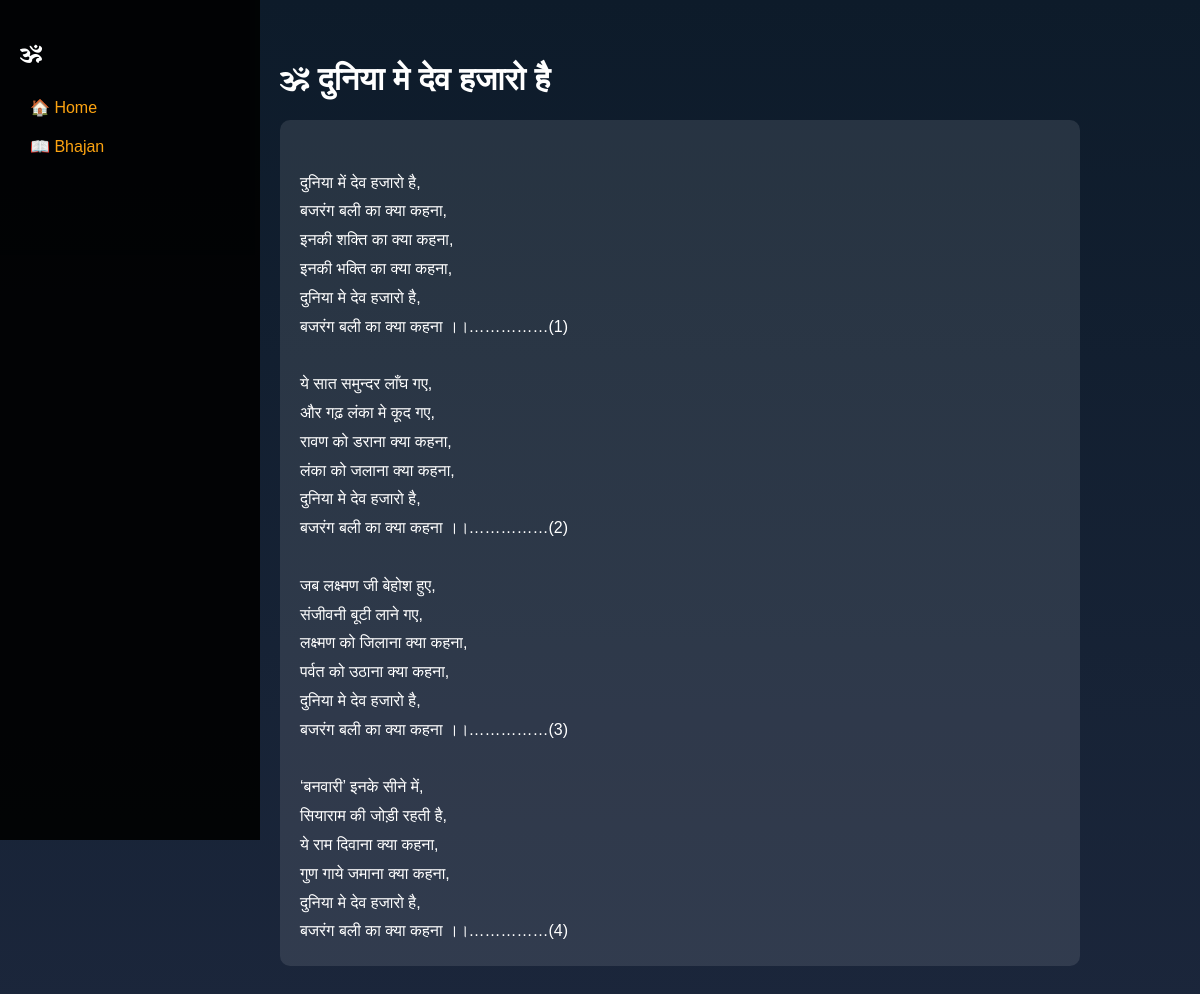
Page /bhajan/1 on the committed database.
### tables this page shows
CREATE TABLE bhajans (
            id INTEGER PRIMARY KEY AUTOINCREMENT,
            title TEXT NOT NULL,
            content TEXT NOT NULL,
            search_title TEXT,
            views INTEGER DEFAULT 0
        );

### app.py (the view)
@app.route('/bhajan/<int:id>')
def bhajan(id):
    conn = sqlite3.connect('database.db')
    bhajan = conn.execute("SELECT * FROM bhajans WHERE id=?", (id,)).fetchone()
    conn.execute("UPDATE bhajans SET views = views + 1 WHERE id=?", (id,))
    conn.commit()
    conn.close()
    is_admin = session.get('admin', False)
    return render_template('bhajan.html', bhajan=bhajan, is_admin=is_admin)

### templates/bhajan.html (shortened to what this page needs)
<!DOCTYPE html>
<html>
<head>
    <link rel="stylesheet" href="/static/style.css">
</head>
<body class="bhajan-bg">
<div class="sidebar" id="sidebar">
    <h2>🕉</h2>
    <a href="/">🏠 Home</a>
    <a href="/bhajans">📖 Bhajan</a>
</div>
<div class="bhajan-container">
    <h1>🕉 {{bhajan[1]}}</h1>
    <div class="bhajan-text">
        {{bhajan[2]|replace('\n','<br>')|safe}}
    </div>
</div>
</body>
</html>

### static/style.css (style rules this page uses)
body { margin:0; font-family:sans-serif; color:white; }
.sidebar { width:220px; background:rgba(0,0,0,0.9); height:100vh; padding:20px; position:fixed; left:-250px; top:0; transition:0.3s; z-index:1000; }
.sidebar a { display:block; color:#fca311; padding:10px; text-decoration:none; }
@media (min-width:769px) { .sidebar { left:0; } }
@media (min-width:769px) { .main, .bhajan-container, .home-content { margin-left:240px; } }
.bhajan-bg { background:linear-gradient(to bottom,#0d1b2a,#1b263b); }
.bhajan-container { padding:40px; max-width:800px; }
.bhajan-text { background:rgba(255,255,255,0.1); padding:20px; border-radius:10px; line-height:1.8; }

### rows in the picture
bhajans: title "दुनिया मे देव हजारो है", content "दुनिया में देव हजारो है, बजरंग बली का क्या कहना, इनकी शक्ति का क्या कहना, इनकी भक्ति का क्या कहना, दुनिया मे देव हजारो है, बजरंग बली का क्या कहना ।।……………(1) ये सात समुन्दर लाँघ गए, और गढ़ लंका मे कूद गए, रावण को डराना क्या कहना, लंका को जलाना क्या कहना, दुनिया मे देव हजारो है, बजरंग बली का क्या कहना ।।……………(2) जब लक्ष्मण जी बेहोश हुए, संजीवनी बूटी लाने गए, लक्ष्मण को जिलाना क्या कहना, पर्वत को उठाना क्या कहना, दुनिया मे देव हजारो है, बजरंग बली का क्या कहना ।।……………(3) ‘बनवारी’ इनके सीने में, सियाराम की जोड़ी रहती है, ये राम दिवाना क्या कहना, गुण गाये जमाना क्या कहना, दुनिया मे देव हजारो है, बजरंग बली का क्या कहना ।।……………(4)"
